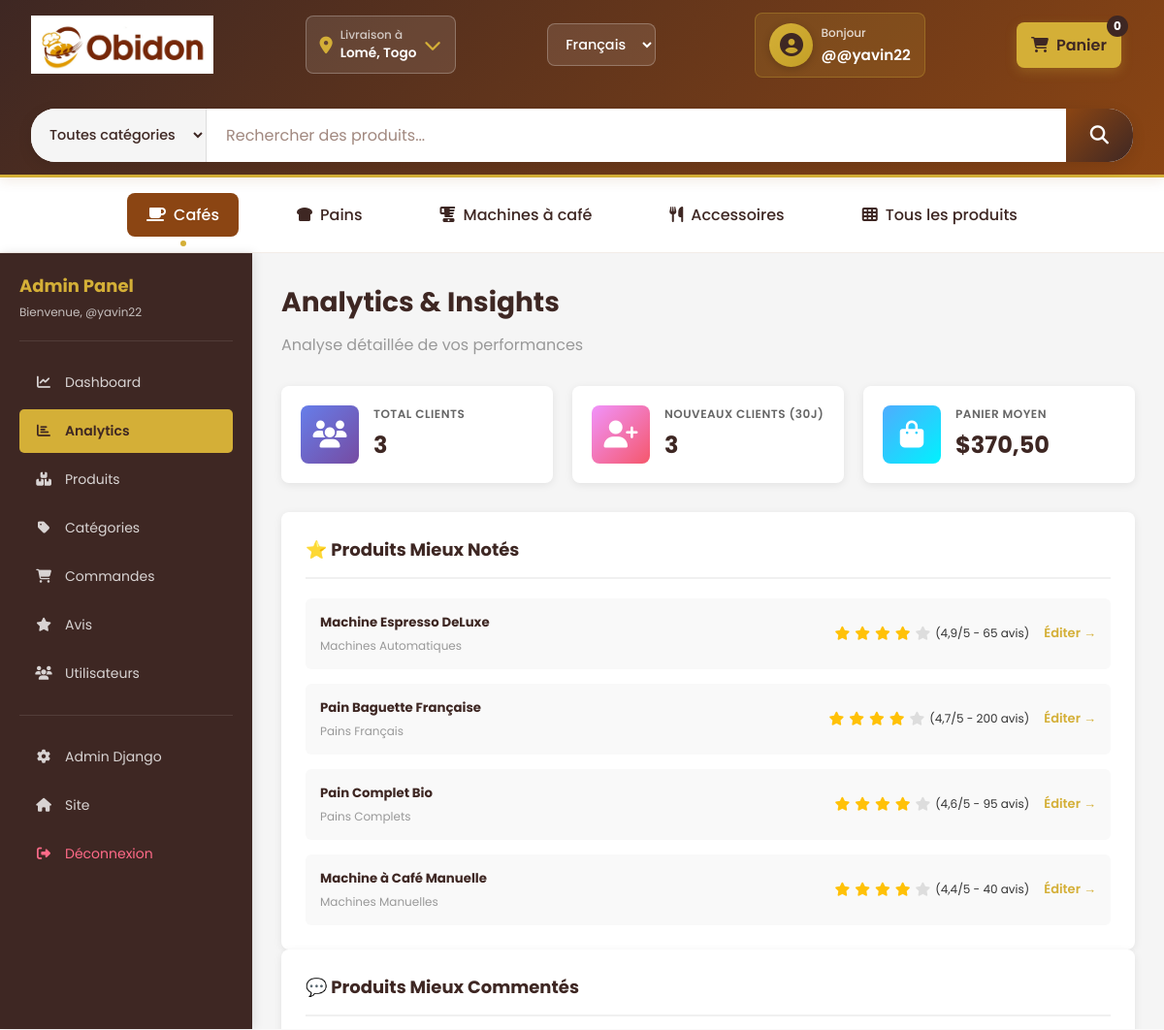
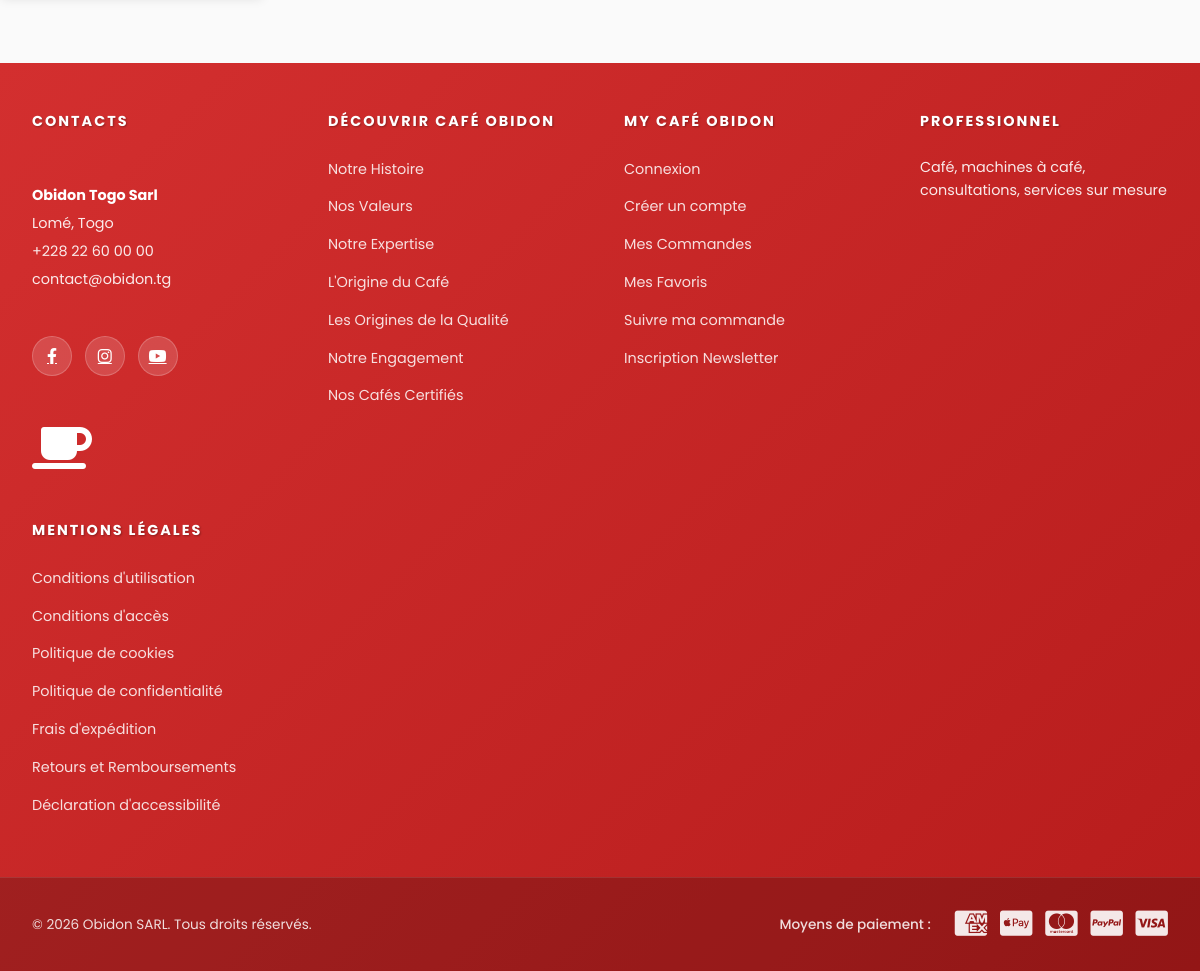
The page /admin-dashboard/analytics/ (signed in) on the database its author committed (2 pictures, top to bottom).
### core/models.py (models this page shows, shortened)
class Product(models.Model):
    PRODUCT_TYPES = [
        ('cafe', 'Café'),
        ('pain', 'Pain'),
        ('machine', 'Machine à café'),
        ('accessoire', 'Accessoire'),
    ]
    name = models.CharField(max_length=255)
    slug = models.SlugField(unique=True, blank=True)
    category = models.ForeignKey(Category, on_delete=models.CASCADE, related_name='products')
    product_type = models.CharField(max_length=50, choices=PRODUCT_TYPES)
    description = models.TextField()
    detailed_description = models.TextField(blank=True)
    price = models.DecimalField(max_digits=10, decimal_places=2, validators=[MinValueValidator(0)])
    discount_price = models.DecimalField(
        max_digits=10,
        decimal_places=2,
        null=True,
        blank=True,
        validators=[MinValueValidator(0)]
    )
    image = models.ImageField(upload_to='products/')
    back_image = models.ImageField(
        upload_to='products/backs/',
        null=True,
        blank=True,
        verbose_name="Image verso (au survol)",
        help_text="Image qui apparaîtra quand l'utilisateur survole l'image principale"
    )
    stock = models.IntegerField(
        default=0,
        blank=True,
        validators=[MinValueValidator(0)],
        verbose_name="Stock",
        help_text="Laisser vide = stock à 0 (rupture de stock)"
    )
    display_stock = models.BooleanField(
        default=True,
        verbose_name="Afficher le stock sur le site ?",
        help_text="Décochez si vous ne voulez PAS montrer le stock au public (ex: produits en précommande, stock caché...)"
    )
    rating = models.FloatField(default=0, validators=[MinValueValidator(0), MaxValueValidator(5)])
    reviews_count = models.IntegerField(default=0)
    is_featured = models.BooleanField(default=False)
    is_active = models.BooleanField(default=True)
    created_at = models.DateTimeField(auto_now_add=True)
    updated_at = models.DateTimeField(auto_now=True)
    class Meta:
        ordering = ['-created_at']
        indexes = [
            models.Index(fields=['category']),
            models.Index(fields=['is_active']),
            models.Index(fields=['product_type']),
        ]

class Category(models.Model):
    name = models.CharField(max_length=200, unique=True)
    slug = models.SlugField(unique=True, blank=True)
    description = models.TextField(blank=True)
    image = models.ImageField(upload_to='categories/', null=True, blank=True)
    is_active = models.BooleanField(default=True)
    created_at = models.DateTimeField(auto_now_add=True)
    updated_at = models.DateTimeField(auto_now=True)
    class Meta:
        ordering = ['name']
        verbose_name_plural = 'Categories'

### core/dashboard_views.py (the view)
# urls.py: path('admin-dashboard/analytics/', dashboard_analytics, name='dashboard_analytics'),
@login_required(login_url='login')
@user_passes_test(is_admin, login_url='home')
def dashboard_analytics(request):
    orders_last_7_days = Order.objects.filter(
        created_at__gte=timezone.now() - timedelta(days=7),
        status='delivered'
    ).annotate(day=Count('id')).order_by('created_at__date')
    total_customers = User.objects.count()
    new_customers = User.objects.filter(
        date_joined__gte=timezone.now() - timedelta(days=30)
    ).count()
    best_rated = Product.objects.filter(rating__gt=0).order_by('-rating')[:5]
    most_reviewed = Product.objects.annotate(review_count=Count('reviews')).order_by('-review_count')[:5]
    avg_order_value = Order.objects.filter(status='delivered').aggregate(Avg('total_amount'))['total_amount__avg'] or 0
    context = {
        'total_customers': total_customers,
        'new_customers': new_customers,
        'best_rated': best_rated,
        'most_reviewed': most_reviewed,
        'avg_order_value': avg_order_value,
    }
    return render(request, 'dashboard_analytics.html', context)

### templates/dashboard_analytics.html (shortened to what this page needs)
{% extends 'base.html' %}
{% load static %}
{% block extra_css %}
<link rel="stylesheet" href="{% static 'css/dashboard.css' %}">
{% endblock %}
{% block content %}
<div class="admin-container">
    <aside class="admin-sidebar">
        <div class="sidebar-header">
            <h3>Admin Panel</h3>
            <p>Bienvenue, {{ user.first_name|default:user.username }}</p>
        </div>
        <nav class="sidebar-nav">
            <a href="{% url 'dashboard' %}" class="nav-item">
                <i class="fas fa-chart-line"></i> Dashboard
            </a>
            <a href="{% url 'dashboard_analytics' %}" class="nav-item active">
                <i class="fas fa-chart-bar"></i> Analytics
            </a>
            <a href="/admin/core/product/" class="nav-item">
                <i class="fas fa-boxes"></i> Produits
            </a>
            <a href="/admin/core/category/" class="nav-item">
                <i class="fas fa-tag"></i> Catégories
            </a>
            <a href="/admin/core/order/" class="nav-item">
                <i class="fas fa-shopping-cart"></i> Commandes
            </a>
            <a href="/admin/core/review/" class="nav-item">
                <i class="fas fa-star"></i> Avis
            </a>
            <a href="/admin/auth/user/" class="nav-item">
                <i class="fas fa-users"></i> Utilisateurs
            </a>
            <hr class="sidebar-divider">
            <a href="/admin/" class="nav-item">
                <i class="fas fa-cog"></i> Admin Django
            </a>
            <a href="{% url 'home' %}" class="nav-item">
                <i class="fas fa-home"></i> Site
            </a>
            <a href="{% url 'account_logout' %}" class="nav-item logout">
                <i class="fas fa-sign-out-alt"></i> Déconnexion
            </a>
        </nav>
    </aside>
    <main class="admin-main">
        <div class="admin-header">
            <h1>Analytics & Insights</h1>
            <p class="text-muted">Analyse détaillée de vos performances</p>
        </div>
        <div class="stats-grid">
            <div class="stat-card">
                <div class="stat-icon" style="background: linear-gradient(135deg, #667eea 0%, #764ba2 100%);">
                    <i class="fas fa-users"></i>
                </div>
                <div class="stat-content">
                    <h4>Total Clients</h4>
                    <p class="stat-value">{{ total_customers }}</p>
                </div>
            </div>
            <div class="stat-card">
                <div class="stat-icon" style="background: linear-gradient(135deg, #f093fb 0%, #f5576c 100%);">
                    <i class="fas fa-user-plus"></i>
                </div>
                <div class="stat-content">
                    <h4>Nouveaux Clients (30j)</h4>
                    <p class="stat-value">{{ new_customers }}</p>
                </div>
            </div>
            <div class="stat-card">
                <div class="stat-icon" style="background: linear-gradient(135deg, #4facfe 0%, #00f2fe 100%);">
                    <i class="fas fa-shopping-bag"></i>
                </div>
                <div class="stat-content">
                    <h4>Panier Moyen</h4>
                    <p class="stat-value">${{ avg_order_value|floatformat:2 }}</p>
                </div>
            </div>
        </div>
        <div class="dashboard-card">
            <div class="card-header">
                <h3>⭐ Produits Mieux Notés</h3>
            </div>
            <div class="analytics-list">
                {% for product in best_rated %}
                <div class="analytics-item">
                    <div class="item-info">
                        <h5>{{ product.name }}</h5>
                        <p class="text-muted">{{ product.category.name }}</p>
                    </div>
                    <div class="item-stats">
                        <div class="rating">
                            {% for i in "12345" %}
                                {% if forloop.counter <= product.rating %}
                                <i class="fas fa-star" style="color: #ffc107;"></i>
                                {% else %}
                                <i class="fas fa-star" style="color: #ddd;"></i>
                                {% endif %}
                            {% endfor %}
                            <span>({{ product.rating }}/5 - {{ product.reviews_count }} avis)</span>
                        </div>
                        <a href="/admin/core/product/{{ product.id }}/change/" class="btn-link">Éditer →</a>
                    </div>
                </div>
                {% empty %}
                <p class="text-muted">Aucun produit évalué</p>
                {% endfor %}
            </div>
        </div>
        <div class="dashboard-card">
            <div class="card-header">
                <h3>💬 Produits Mieux Commentés</h3>
            </div>
        </div>
    </main>
</div>
{% endblock %}

### templates/navbar.html (shortened to what this page needs)
{% load static %}
<nav class="navbar">
    <div class="navbar-container">
        <div class="navbar-brand">
            <a href="{% url 'home' %}" class="logo-link">
                <div class="logo-container">
                    <img src="{% static 'images/logo.jpeg' %}" alt="Obidon Logo" class="logo-img">
                </div>
            </a>
        </div>
        <div class="navbar-address">
            <div class="address-trigger">
                <i class="fas fa-map-marker-alt"></i>
                <div class="address-info">
                    <span class="address-title">Livraison à</span>
                    <span class="address-detail">Lomé, Togo</span>
                </div>
                <i class="fas fa-chevron-down"></i>
            </div>
        </div>
        <div class="navbar-search">
            <form class="search-form" method="get" action="{% url 'products' %}">
                <select class="search-category" name="type">
                    <option value="">Toutes catégories</option>
                </select>
                <input type="text" class="search-input" name="q" placeholder="Rechercher des produits...">
                <button type="submit" class="search-btn">
                    <i class="fas fa-search"></i>
                </button>
            </form>
        </div>
        <div class="navbar-language">
            <select class="language-select">
                <option value="fr">Français</option>
            </select>
        </div>
        <div class="navbar-user">
            {% if user.is_authenticated %}
                <a href="{% url 'account' %}" class="user-profile-link">
                    <div class="user-avatar">
                        <i class="fas fa-user-circle"></i>
                    </div>
                    <div class="user-profile-info">
                        <span class="user-greeting">Bonjour</span>
                        <span class="user-name">@{{ user.username }}</span>
                    </div>
                </a>
            {% else %}
                <a href="{% url 'login' %}" class="btn-login-navbar">
                    <i class="fas fa-sign-in-alt"></i>
                    <span class="login-text">Connexion</span>
                </a>
            {% endif %}
        </div>
        <div class="navbar-cart">
            <a href="{% url 'cart' %}" class="cart-link">
                <i class="fas fa-shopping-cart"></i>
                <span class="cart-count">0</span>
                <span class="cart-text">Panier</span>
            </a>
        </div>
    </div>
</nav>
<div class="categories-menu">
    <div class="categories-container">
        <div class="category-dropdown">
            <a href="{% url 'product_type' 'cafe' %}" class="category-link active">
                <i class="fas fa-coffee"></i>
                <span>Cafés</span>
            </a>
        </div>
        <div class="category-dropdown">
            <a href="{% url 'product_type' 'pain' %}" class="category-link">
                <i class="fas fa-bread-slice"></i>
                <span>Pains</span>
            </a>
        </div>
        <div class="category-dropdown">
            <a href="{% url 'product_type' 'machine' %}" class="category-link">
                <i class="fas fa-blender"></i>
                <span>Machines à café</span>
            </a>
        </div>
        <div class="category-dropdown">
            <a href="{% url 'product_type' 'accessoire' %}" class="category-link">
                <i class="fas fa-utensils"></i>
                <span>Accessoires</span>
            </a>
        </div>
        <a href="{% url 'products' %}" class="category-link">
            <i class="fas fa-th"></i>
            <span>Tous les produits</span>
        </a>
    </div>
</div>

### rows shown on the page
Product: name "Machine Espresso DeLuxe", category.name "Machines Automatiques", rating "4,9", reviews_count "65"
Product: name "Pain Baguette Française", category.name "Pains Français", rating "4,7", reviews_count "200"
Product: name "Pain Complet Bio", category.name "Pains Complets", rating "4,6", reviews_count "95"
Product: name "Machine à Café Manuelle", category.name "Machines Manuelles", rating "4,4", reviews_count "40"

### other values the page prints
{{ user.username }} "@yavin22"
{{ user.first_name|default:user.username }} "@yavin22"
{{ total_customers }} "3"
{{ new_customers }} "3"
{{ avg_order_value|floatformat:2 }} "370,50"
